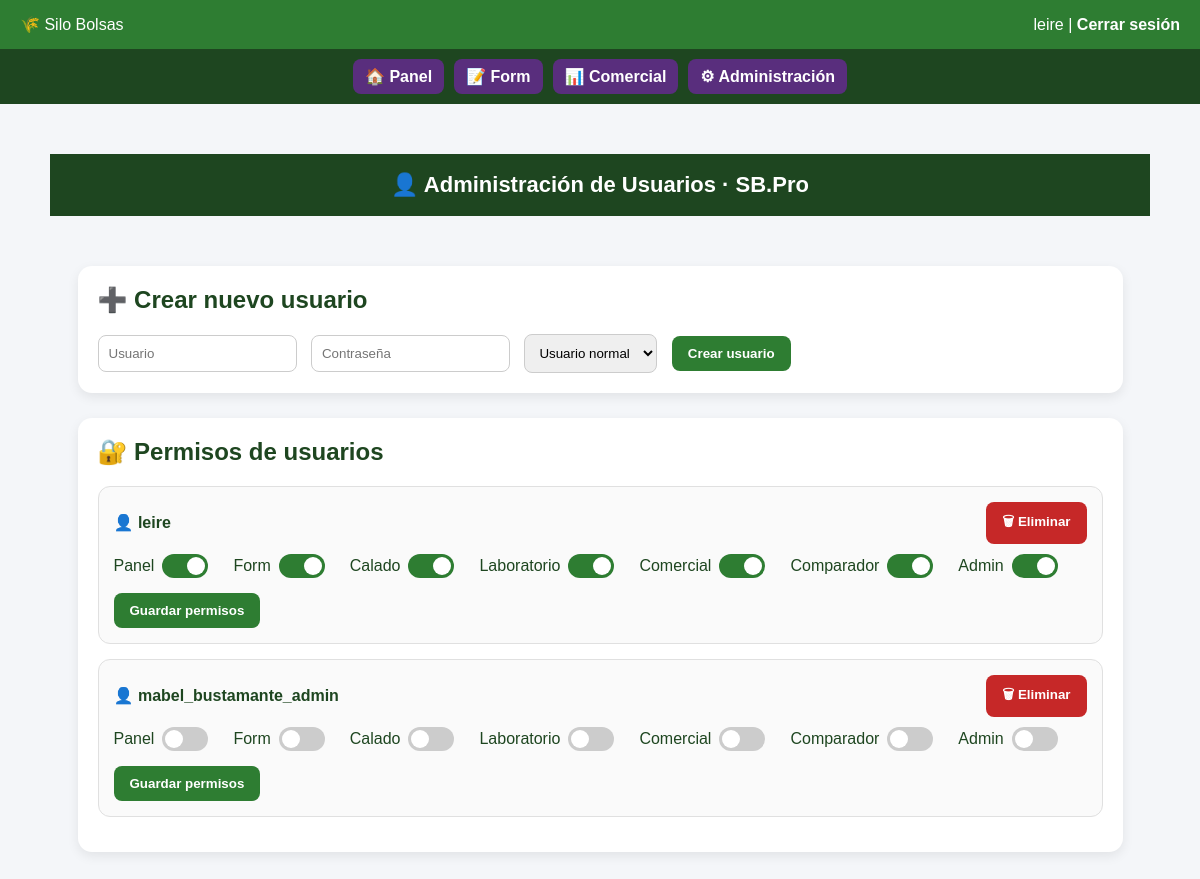
Screenshot of /admin/usuarios (signed in) with the database file from the repository.
### tables this page shows
CREATE TABLE usuarios (
            id INTEGER PRIMARY KEY AUTOINCREMENT,
            username TEXT UNIQUE NOT NULL,
            password TEXT NOT NULL,
            rol TEXT NOT NULL,
            empresa_id INTEGER,
            sucursal_id INTEGER,
            es_superadmin INTEGER DEFAULT 0,
            forzar_cambio_password INTEGER DEFAULT 0,
            FOREIGN KEY (empresa_id) REFERENCES empresas(id),
            FOREIGN KEY (sucursal_id) REFERENCES sucursales(id)
        );

### admin/routes.py (the view)
@admin_bp.route("/usuarios")
@login_required
def admin_usuarios():
    if not (current_user.es_superadmin or tiene_permiso("admin")):
        return acceso_denegado("admin")
    empresa_id = empresa_actual()
    if not empresa_id:
        return redirect(url_for("panel.panel"))
    conn = get_db()
    usuarios = conn.execute("""
        SELECT *
        FROM usuarios
        WHERE empresa_id=?
        ORDER BY id DESC
    """, (empresa_id,)).fetchall()
    permisos = conn.execute("""
        SELECT user_id, pantalla
        FROM permisos
    """).fetchall()
    solicitudes = conn.execute("""
        SELECT s.*, u.username
        FROM solicitudes s
        JOIN usuarios u ON u.id = s.user_id
        WHERE u.empresa_id=? AND s.estado='pendiente'
    """, (empresa_id,)).fetchall()
    conn.close()
    permisos_set = {(p["user_id"], p["pantalla"]) for p in permisos}
    return render_template(
        "admin_usuarios.html",
        usuarios=usuarios,
        permisos_set=permisos_set,
        solicitudes=solicitudes
    )

### app.py (called while the page is built, shortened)
@app.context_processor
def inject_permisos():
    return dict(tiene_permiso=tiene_permiso)

@app.context_processor
def inject_empresa_contexto():
    empresa_nombre = None
    return dict(empresa_activa=empresa_nombre)

### auth/models.py (called while the page is built)
    @staticmethod
    def get(user_id):
        conn = get_db()
        row = conn.execute(
            "SELECT * FROM usuarios WHERE id=?",
            (user_id,)
        ).fetchone()
        conn.close()
        if row:
            return User(row)
        return None

### auth/routes.py (called while the page is built)
@login_manager.user_loader
def load_user(user_id):
    return User.get(user_id)

### db.py (called while the page is built)
def get_db():
    database_url = os.environ.get("DATABASE_URL")
    if database_url:
        conn = psycopg2.connect(
            database_url,
            cursor_factory=psycopg2.extras.RealDictCursor
        )
        return conn
    conn = sqlite3.connect(DB_NAME)
    conn.row_factory = sqlite3.Row
    return conn

### panel/routes.py (called while the page is built)
def empresa_actual():
    if current_user.es_superadmin:
        return session.get("empresa_contexto")
    return current_user.empresa_id

### templates/admin_usuarios.html (shortened to what this page needs)
{% extends "base.html" %}
{% block contenido %}
<!DOCTYPE html>
<html lang="es">
<head>
</head>
<body>
<header>👤 Administración de Usuarios · SB.Pro</header>
<div class="container">
<div class="card">
    <h2>➕ Crear nuevo usuario</h2>
    <form method="POST" action="/admin/crear_usuario">
        <input type="text" name="username" placeholder="Usuario" required>
        <input type="password" name="password" placeholder="Contraseña" required>
        <select name="rol">
            <option value="user">Usuario normal</option>
        </select>
        <button type="submit">Crear usuario</button>
    </form>
</div>
<div class="card">
    <h2>🔐 Permisos de usuarios</h2>
    {% for u in usuarios %}
    <div class="user-card">
        <div class="user-header">
            👤 {{ u.username }}
            {% if u.username != "admin" %}
            <form method="POST" action="/admin/eliminar_usuario"
                  onsubmit="return confirm('¿Eliminar usuario {{ u.username }}?')">
                <button type="submit" class="delete-btn">🗑 Eliminar</button>
            </form>
            {% endif %}
        </div>
        <form method="POST" action="/admin/permisos">
            <div class="permisos">
                {% for p in ['panel','form','calado','laboratorio','comercial','comparador','admin'] %}
                <div class="switch-label">
                    <span>{{ p.capitalize() }}</span>
                    <label class="switch">
                        <span class="slider"></span>
                    </label>
                </div>
                {% endfor %}
            </div>
            <button type="submit">Guardar permisos</button>
        </form>
    </div>
    {% endfor %}
</div>
</div>
</body>
</html>
{% endblock %}

### templates/base.html (shortened to what this page needs)
<!DOCTYPE html>
<html lang="es">
<head>
</head>
<body>
<div class="header">
  <div>
    🌾 Silo Bolsas
  </div>
  <div>
    {{ current_user.username }}
    |
    <a href="{{ url_for('auth.logout') }}">Cerrar sesión</a>
  </div>
</div>
{% if current_user.is_authenticated %}
<div class="nav-bar">
    {% if tiene_permiso("panel") %}
        <a href="{{ url_for('panel.panel') }}" class="nav-btn">
            🏠 Panel
        </a>
    {% else %}
        <a href="{{ url_for('panel.panel') }}" class="nav-btn locked">
            🔒 Panel
        </a>
    {% endif %}
    {% if tiene_permiso("form") %}
        <a href="{{ url_for('panel.form') }}" class="nav-btn">
            📝 Form
        </a>
    {% else %}
        <a href="{{ url_for('panel.form') }}" class="nav-btn locked">
            🔒 Form
        </a>
    {% endif %}
    {% if tiene_permiso("comercial") %}
        <a href="{{ url_for('comercial.comercial') }}" class="nav-btn">
            📊 Comercial
        </a>
    {% else %}
        <a href="{{ url_for('comercial.comercial') }}" class="nav-btn locked">
            🔒 Comercial
        </a>
    {% endif %}
    {% if current_user.es_superadmin or tiene_permiso("admin") %}
        <a href="{{ url_for('admin.admin_usuarios') }}" class="nav-btn admin">
            ⚙ Administración
        </a>
    {% else %}
        <a href="{{ url_for('admin.admin_usuarios') }}" class="nav-btn locked admin">
            🔒 Administración
        </a>
    {% endif %}
</div>
{% endif %}
<div class="container">
  {% block contenido %}{% endblock %}
</div>
</body>
</html>

### templates/base.html (style rules this page uses)
body { background:#e6f4ea; font-family:Arial, sans-serif; margin:0; padding:0; color:#1e4620; }
.header { background:#2e7d32; color:white; padding:15px 20px; display:flex; justify-content:space-between; align-items:center; }
.header a { color:white; text-decoration:none; font-weight:bold; }
.container { padding:25px; }
.nav-bar { background:#1e4620; padding:10px; display:flex; gap:10px; justify-content:center; flex-wrap:wrap; }
.nav-btn { background:#592e7d; color:white; padding:8px 14px; border-radius:8px; text-decoration:none; font-weight:bold; }
.nav-btn { padding: 8px 12px; border-radius: 8px; text-decoration: none; font-weight: bold; }

### templates/admin_usuarios.html (style rules this page uses)
body { margin:0; font-family:Arial, sans-serif; background:#f4f6f9; }
header { background:#1e4620; color:white; padding:18px; text-align:center; font-size:22px; font-weight:bold; }
.container { width:95%; max-width:1100px; margin:25px auto; }
.card { background:white; padding:20px; border-radius:14px; box-shadow:0 4px 12px rgba(0,0,0,0.08); margin-bottom:25px; }
h2 { margin-top:0; color:#1e4620; }
input, select { padding:10px; border-radius:8px; border:1px solid #ccc; margin-right:10px; }
button { background:#2e7d32; color:white; border:none; padding:10px 16px; border-radius:8px; cursor:pointer; font-weight:bold; transition:0.2s; }
.delete-btn { background:#c62828; }
.user-card { border:1px solid #e0e0e0; padding:15px; border-radius:12px; margin-bottom:15px; background:#fafafa; }
.user-header { font-weight:bold; font-size:16px; margin-bottom:10px; display:flex; justify-content:space-between; align-items:center; }
.permisos { display:flex; gap:25px; flex-wrap:wrap; margin-bottom:15px; }
.switch { position: relative; display: inline-block; width: 46px; height: 24px; }
.slider { position: absolute; cursor: pointer; top: 0; left: 0; right: 0; bottom: 0; background-color: #ccc; transition: .3s; border-radius: 24px; }
.slider:before { position: absolute; content: ""; height: 18px; width: 18px; left: 3px; bottom: 3px; background-color: white; transition: .3s; border-radius: 50%; }
input:checked + .slider { background-color: #2e7d32; }
input:checked + .slider:before { transform: translateX(22px); }
.switch-label { display:flex; align-items:center; gap:8px; }

### rows the page displays
usuarios: username "leire", capitalize "Panel" "Form" "Calado" "Laboratorio" "Comercial" "Comparador" "Admin"
usuarios: username "mabel_bustamante_admin", capitalize "Panel" "Form" "Calado" "Laboratorio" "Comercial" "Comparador" "Admin"
